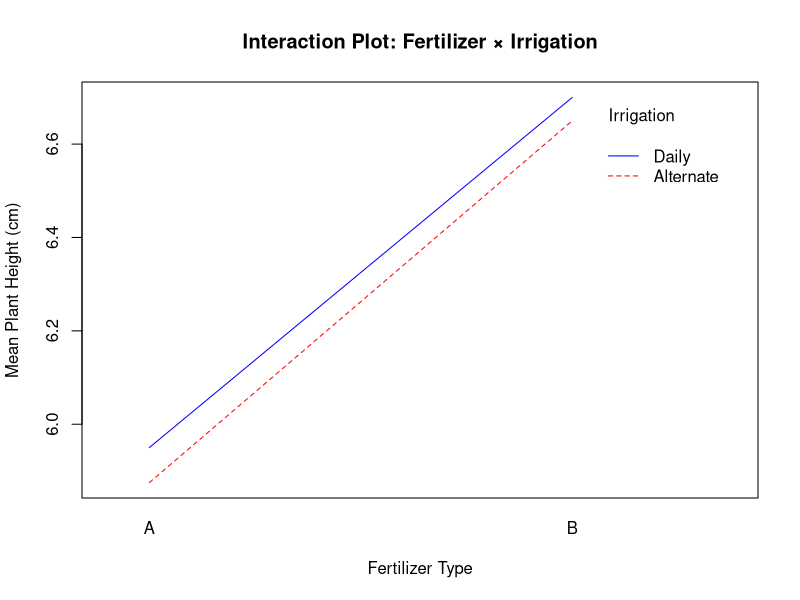
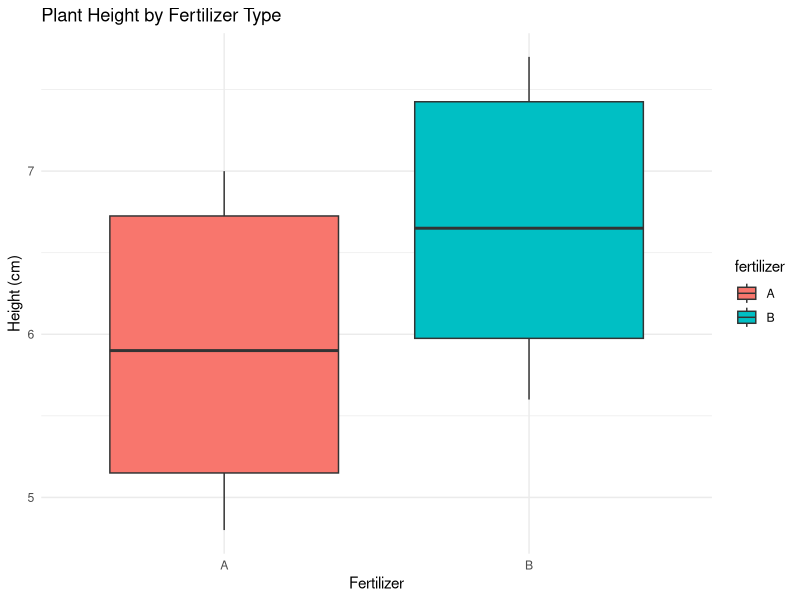
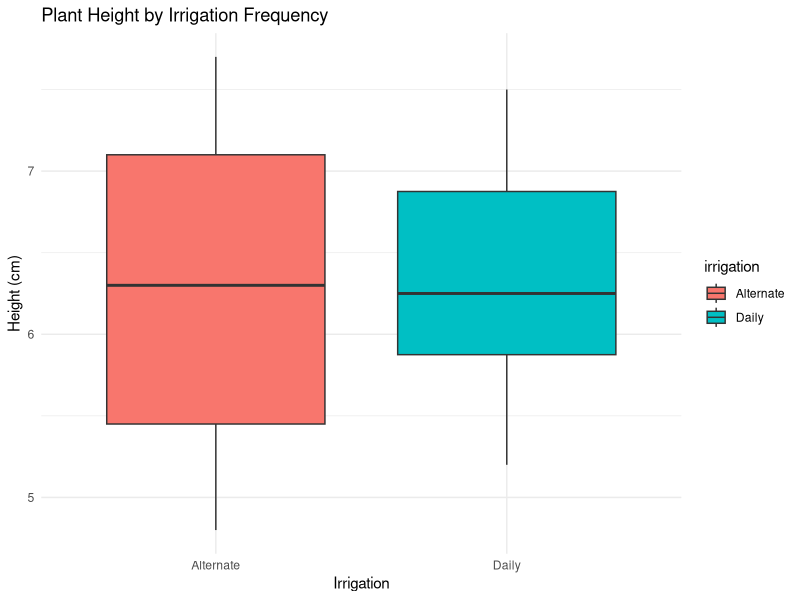
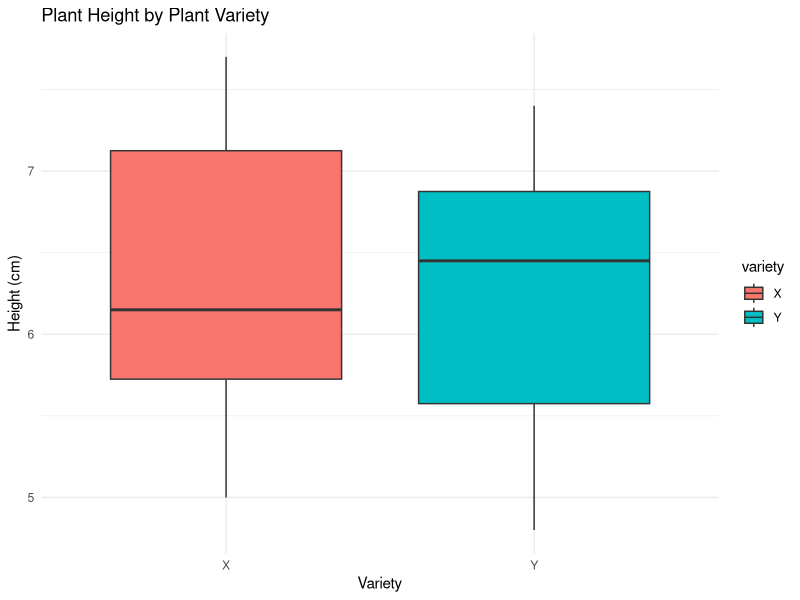
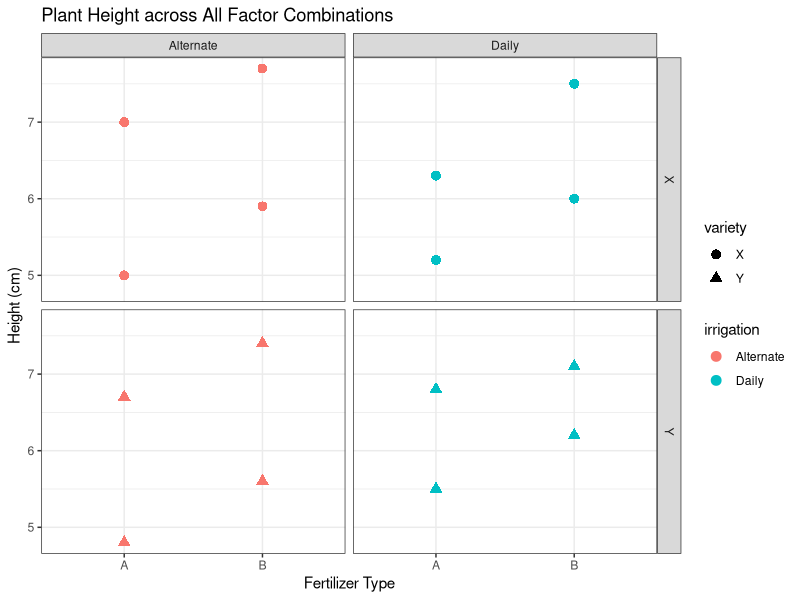
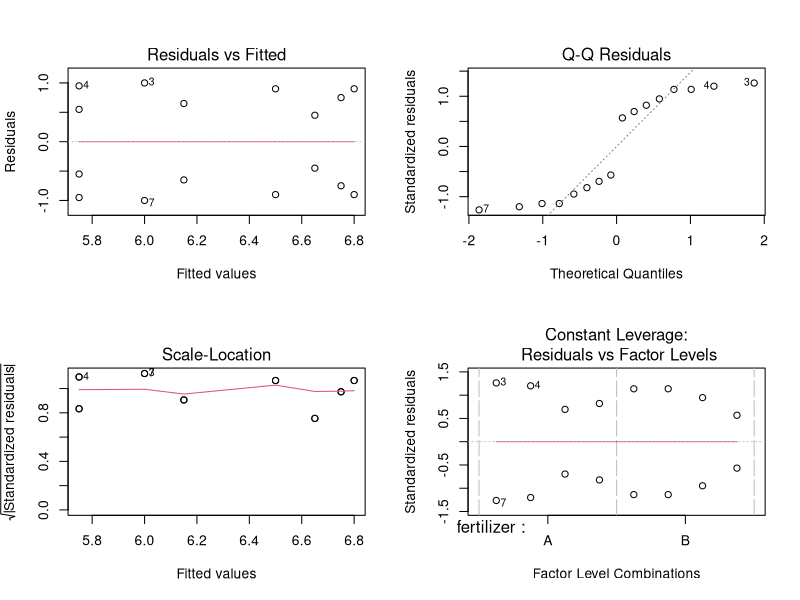

R code for these plots, in order:
# ============================================================
# EM 524: Design and Analysis of Experiment - Term Project
# Effect of Fertilizer Type, Irrigation Frequency and
# Plant Variety on Plant Growth
# Author: Jayawardhana H.D.S.M. | E/19/169
# ============================================================

# Load necessary packages
library(ggplot2)
library(emmeans)

# ============================================================
# DATA CREATION
# ============================================================

fertilizer  <- factor(rep(c("A", "B"), each = 8))
irrigation  <- factor(rep(c("Daily", "Alternate"), times = 4, each = 2))
variety     <- factor(rep(c("X", "Y"), times = 8))
replicate   <- rep(1:2, times = 8)
height      <- c(6.3, 6.8, 7.0, 6.7, 5.2, 5.5, 5.0, 4.8,
                 7.5, 7.1, 7.7, 7.4, 6.0, 6.2, 5.9, 5.6)

# Create data frame
plants <- data.frame(fertilizer, irrigation, variety, replicate, height)

# View the dataset
print(plants)

# ============================================================
# THREE-FACTOR FACTORIAL MODEL (Fixed Effects)
# Model: Y_ijkl = mu + A_i + B_j + C_k + AB_ij + AC_ik +
#                 BC_jk + ABC_ijk + epsilon_ijkl
# ============================================================

# Fit the model
model <- aov(height ~ fertilizer * irrigation * variety, data = plants)

# Model summary
summary(model)

# ============================================================
# ANOVA TABLE
# ============================================================

cat("\n===== ANOVA TABLE =====\n")
anova(model)

# ============================================================
# INTERACTION PLOT
# ============================================================

interaction.plot(
  plants$fertilizer,
  plants$irrigation,
  plants$height,
  col   = c("red", "blue"),
  trace.label = "Irrigation",
  xlab  = "Fertilizer Type",
  ylab  = "Mean Plant Height (cm)",
  main  = "Interaction Plot: Fertilizer × Irrigation"
)

# ============================================================
# PAIRWISE COMPARISONS (Tukey Method)
# ============================================================

cat("\n===== PAIRWISE COMPARISONS =====\n")
emmeans(model, pairwise ~ fertilizer * irrigation * variety)

# ============================================================
# ADDITIONAL PLOTS USING ggplot2
# ============================================================

# Boxplot - Fertilizer Effect
ggplot(plants, aes(x = fertilizer, y = height, fill = fertilizer)) +
  geom_boxplot() +
  labs(
    title = "Plant Height by Fertilizer Type",
    x     = "Fertilizer",
    y     = "Height (cm)"
  ) +
  theme_minimal()

# Boxplot - Irrigation Effect
ggplot(plants, aes(x = irrigation, y = height, fill = irrigation)) +
  geom_boxplot() +
  labs(
    title = "Plant Height by Irrigation Frequency",
    x     = "Irrigation",
    y     = "Height (cm)"
  ) +
  theme_minimal()

# Boxplot - Variety Effect
ggplot(plants, aes(x = variety, y = height, fill = variety)) +
  geom_boxplot() +
  labs(
    title = "Plant Height by Plant Variety",
    x     = "Variety",
    y     = "Height (cm)"
  ) +
  theme_minimal()

# Faceted plot - All factors
ggplot(plants, aes(x = fertilizer, y = height,
                   color = irrigation, shape = variety)) +
  geom_point(size = 3) +
  facet_grid(variety ~ irrigation) +
  labs(
    title = "Plant Height across All Factor Combinations",
    x     = "Fertilizer Type",
    y     = "Height (cm)"
  ) +
  theme_bw()

# ============================================================
# RESIDUAL DIAGNOSTICS
# ============================================================

par(mfrow = c(2, 2))
plot(model)
par(mfrow = c(1, 1))
